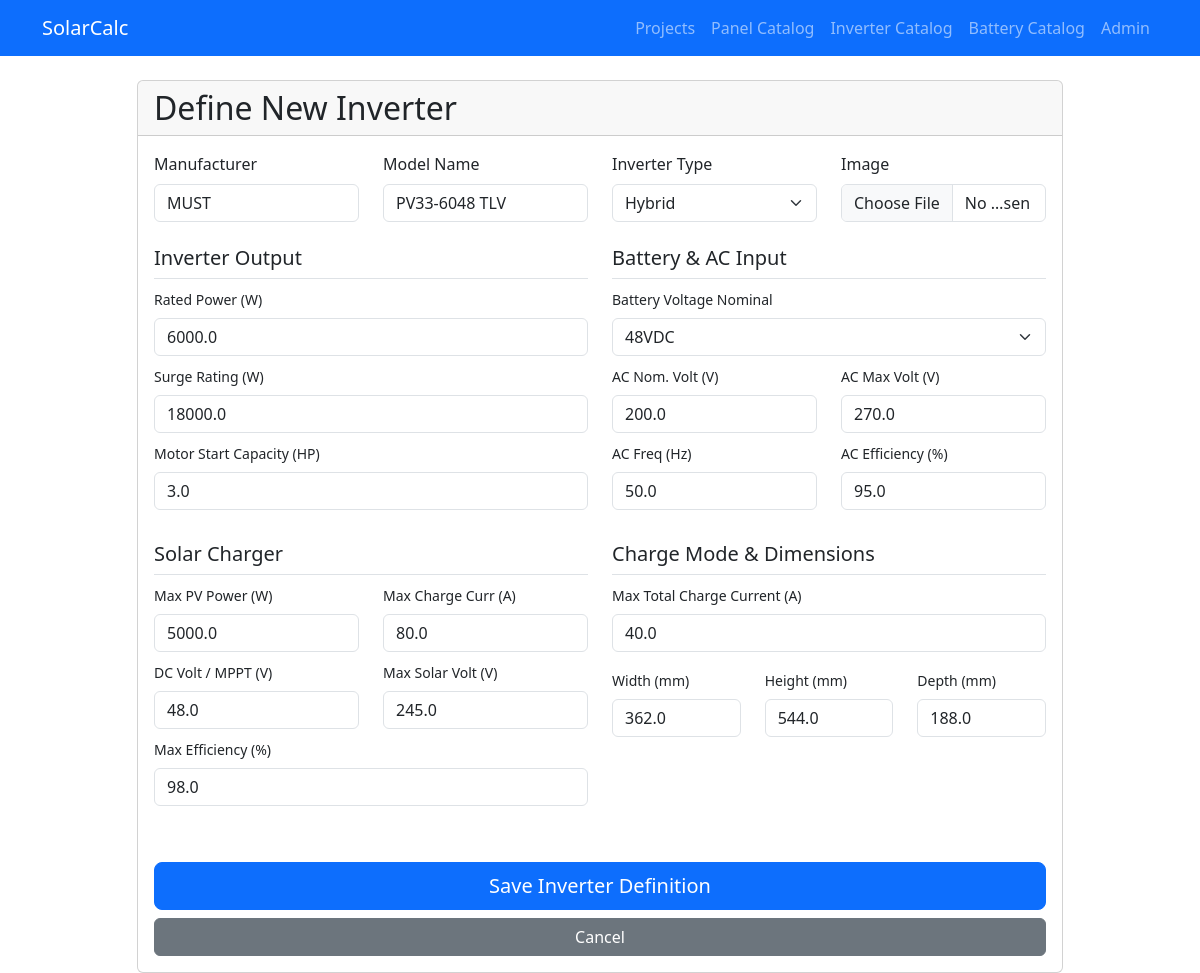
The page /inverters/1/edit/ on the database its author committed.
### design/models.py (models this page shows, shortened)
class Inverter(models.Model):
    INVERTER_TYPES = [
        ('Hybrid', 'Hybrid'),
        ('Offgrid', 'Offgrid'),
    ]
    manufacturer = models.CharField(max_length=100)
    model_name = models.CharField(max_length=100)
    inverter_type = models.CharField(max_length=20, choices=INVERTER_TYPES, default='Offgrid')
    image = models.ImageField(upload_to='inverters/', null=True, blank=True)
    rated_power_watts = models.FloatField(help_text="Rated power in Watts", default=0.0)
    surge_rating_watts = models.FloatField(help_text="Surge rating in Watts", default=0.0)
    motor_start_hp = models.FloatField(help_text="Capable of starting electric motor (HP)", default=0.0)
    battery_voltage_nominal = models.CharField(
        max_length=20,
        choices=[('24VDC', '24VDC'), ('48VDC', '48VDC'), ('24VDC/48VDC', '24VDC/48VDC')],
        default='48VDC'
    )
    ac_nominal_voltage = models.FloatField(help_text="Nominal input voltage (V)", default=230.0)
    ac_max_voltage = models.FloatField(help_text="Max input voltage (V)", default=280.0)
    ac_input_frequency = models.FloatField(help_text="Input frequency (Hz)", default=50.0)
    ac_efficiency = models.FloatField(help_text="AC Efficiency (%)", default=0.0)
    pv_max_power_watts = models.FloatField(help_text="Maximum PV array power (W)", default=0.0)
    pv_max_input_current = models.FloatField(help_text="Maximum PV input current (A)", default=0.0)
    pv_max_charge_current = models.FloatField(help_text="Maximum PV Charge current (A)", default=0.0)
    pv_dc_voltage_nominal = models.FloatField(help_text="DC voltage / MPPT Range (V)", default=0.0)
    pv_max_input_voltage = models.FloatField(help_text="Maximum solar input voltage (V)", default=0.0)
    pv_max_efficiency = models.FloatField(help_text="Maximum efficiency (%)", default=0.0)
    max_charge_current_total = models.FloatField(help_text="Max charge current (A)", default=0.0)
    width_mm = models.FloatField(default=0.0)
    height_mm = models.FloatField(default=0.0)
    depth_mm = models.FloatField(default=0.0)
    created_at = models.DateTimeField(auto_now_add=True)

### design/views.py (the view)
# urls.py: path('inverters/<int:pk>/edit/', views.InverterUpdateView.as_view(), name='inverter_edit'),
class InverterUpdateView(UpdateView):
    model = Inverter
    form_class = InverterForm
    template_name = 'design/inverter_form.html'
    success_url = reverse_lazy('inverter_list')

### design/templates/design/inverter_form.html (shortened to what this page needs)
{% extends 'design/base.html' %}
{% block content %}
<div class="row justify-content-center">
    <div class="col-md-10">
        <div class="card">
            <div class="card-header">
                <h2 class="mb-0">Define New Inverter</h2>
            </div>
            <div class="card-body">
                <form method="post" enctype="multipart/form-data">
                    <div class="row mb-4">
                        <div class="col-md-3">
                            <label class="form-label">Manufacturer</label>
                            {{ form.manufacturer }}
                        </div>
                        <div class="col-md-3">
                            <label class="form-label">Model Name</label>
                            {{ form.model_name }}
                        </div>
                        <div class="col-md-3">
                            <label class="form-label">Inverter Type</label>
                            {{ form.inverter_type }}
                        </div>
                        <div class="col-md-3">
                            <label class="form-label">Image</label>
                            {{ form.image }}
                        </div>
                    </div>
                    <div class="row">
                        <div class="col-md-6 mb-4">
                            <h5 class="border-bottom pb-2">Inverter Output</h5>
                            <div class="mb-2">
                                <label class="form-label small">Rated Power (W)</label>
                                {{ form.rated_power_watts }}
                            </div>
                            <div class="mb-2">
                                <label class="form-label small">Surge Rating (W)</label>
                                {{ form.surge_rating_watts }}
                            </div>
                            <div class="mb-2">
                                <label class="form-label small">Motor Start Capacity (HP)</label>
                                {{ form.motor_start_hp }}
                            </div>
                        </div>
                        <div class="col-md-6 mb-4">
                            <h5 class="border-bottom pb-2">Battery & AC Input</h5>
                            <div class="mb-2">
                                <label class="form-label small">Battery Voltage Nominal</label>
                                {{ form.battery_voltage_nominal }}
                            </div>
                            <div class="row">
                                <div class="col-6 mb-2">
                                    <label class="form-label small">AC Nom. Volt (V)</label>
                                    {{ form.ac_nominal_voltage }}
                                </div>
                                <div class="col-6 mb-2">
                                    <label class="form-label small">AC Max Volt (V)</label>
                                    {{ form.ac_max_voltage }}
                                </div>
                            </div>
                            <div class="row">
                                <div class="col-6 mb-2">
                                    <label class="form-label small">AC Freq (Hz)</label>
                                    {{ form.ac_input_frequency }}
                                </div>
                                <div class="col-6 mb-2">
                                    <label class="form-label small">AC Efficiency (%)</label>
                                    {{ form.ac_efficiency }}
                                </div>
                            </div>
                        </div>
                    </div>
                    <div class="row">
                        <div class="col-md-6 mb-4">
                            <h5 class="border-bottom pb-2">Solar Charger</h5>
                            <div class="row">
                                <div class="col-6 mb-2">
                                    <label class="form-label small">Max PV Power (W)</label>
                                    {{ form.pv_max_power_watts }}
                                </div>
                                <div class="col-6 mb-2">
                                    <label class="form-label small">Max Charge Curr (A)</label>
                                    {{ form.pv_max_charge_current }}
                                </div>
                            </div>
                            <div class="row">
                                <div class="col-6 mb-2">
                                    <label class="form-label small">DC Volt / MPPT (V)</label>
                                    {{ form.pv_dc_voltage_nominal }}
                                </div>
                                <div class="col-6 mb-2">
                                    <label class="form-label small">Max Solar Volt (V)</label>
                                    {{ form.pv_max_input_voltage }}
                                </div>
                            </div>
                            <div class="mb-2">
                                <label class="form-label small">Max Efficiency (%)</label>
                                {{ form.pv_max_efficiency }}
                            </div>
                        </div>
                        <div class="col-md-6 mb-4">
                            <h5 class="border-bottom pb-2">Charge Mode & Dimensions</h5>
                            <div class="mb-3">
                                <label class="form-label small">Max Total Charge Current (A)</label>
                                {{ form.max_charge_current_total }}
                            </div>
                            <div class="row">
                                <div class="col-4 mb-2">
                                    <label class="form-label small">Width (mm)</label>
                                    {{ form.width_mm }}
                                </div>
                                <div class="col-4 mb-2">
                                    <label class="form-label small">Height (mm)</label>
                                    {{ form.height_mm }}
                                </div>
                                <div class="col-4 mb-2">
                                    <label class="form-label small">Depth (mm)</label>
                                    {{ form.depth_mm }}
                                </div>
                            </div>
                        </div>
                    </div>
                    <div class="d-grid gap-2 mt-4">
                        <button type="submit" class="btn btn-primary btn-lg">Save Inverter Definition</button>
                        <a href="{% url 'inverter_list' %}" class="btn btn-secondary">Cancel</a>
                    </div>
                </form>
            </div>
        </div>
    </div>
</div>
{% endblock %}

### rows shown on the page
Inverter: manufacturer "MUST", model_name "PV33-6048 TLV", inverter_type "Hybrid", rated_power_watts "6000.0", surge_rating_watts "18000.0", motor_start_hp "3.0", battery_voltage_nominal "48VDC", ac_nominal_voltage "200.0", ac_max_voltage "270.0", ac_input_frequency "50.0", ac_efficiency "95.0", pv_max_power_watts "5000.0", pv_max_charge_current "80.0", pv_dc_voltage_nominal "48.0", pv_max_input_voltage "245.0", pv_max_efficiency "98.0", max_charge_current_total "40.0", width_mm "362.0", height_mm "544.0", depth_mm "188.0"
